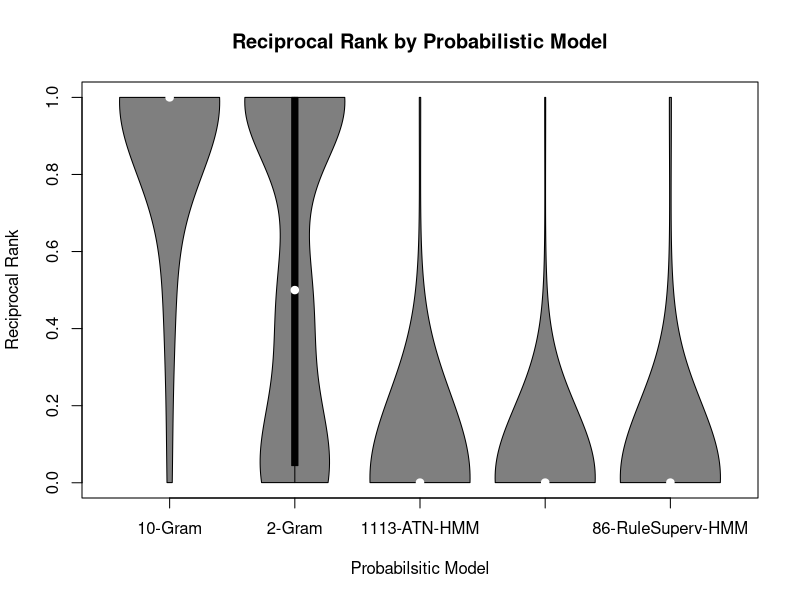
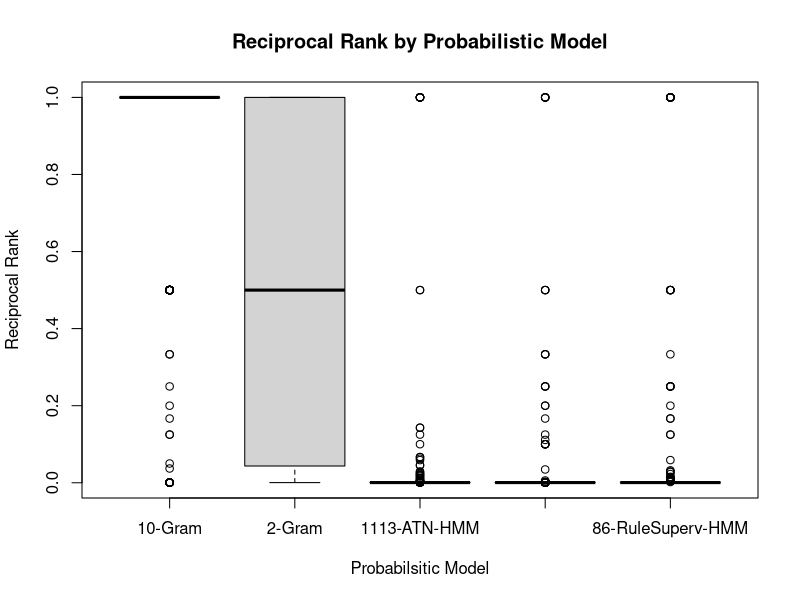

Source code (R) for these figures, in order:
# violin plots
library(vioplot)


# n10_gram found 506/522 true fixes (Mean Reciprocal Rank=0.91)
n10 <- list(1, 1, 1, 1, 1, 1, 1, 1, 2, 1, 2, 1, 1, 1, 1, 1, 1, 1, 1, 1, 1, 1, 1, 1, 1, 1, 1, 1, 1, 1, 1, 2, 1, 1, 1, 1, 1, 1, 1, 1, 1, 1, 1, 1, 1, 1, 2, 1, 1, 1, 1, 1, 1, 1, 1, 1, 1, 1, 1, 1, 1, 1, 1, 1, 1, 1, 2, 1, 1, 1, 1, 1, 1, 1, 1, 1, 1, 1, 1, 1, 2201, 1, 1, 1, 1, 1, 1, 1, 1, 1, 1, 1, 2201, 1, 1, 1, 1, 1, 1, 1, 1, 1, 1, 1, 1, 1, 1, 1, 1, 1, 1, 5, 1, 1, 1, 1, 1, 1, 1, 1, 1, 1, 1, 1, 1, 1, 2201, 1, 1, 8, 1, 1, 1, 1, 1, 1, 2, 1, 1, 1, 1, 1, 8, 1, 1, 1, 1, 1, 1, 2, 1, 1, 1, 1, 1, 1, 2, 2, 1, 1, 1, 1, 1, 2, 1, 1, 1, 1, 1, 1, 1, 1, 1, 1, 1, 20, 1, 2, 1, 1, 2201, 1, 1, 1, 1, 1, 1, 1, 1, 1, 1, 1, 1, 1, 2201, 2201, 2201, 1, 3, 1, 1, 1, 1, 1, 1, 1, 1, 1, 1, 1, 1, 1, 1, 1, 1, 2201, 1, 27, 2, 1, 1, 1, 1, 1, 2, 1, 1, 1, 1, 1, 1, 1, 2201, 1, 1, 1, 1, 2, 2201, 1, 1, 1, 1, 1, 1, 1, 1, 1, 1, 1, 1, 1, 1, 1, 1, 1, 1, 1, 1, 1, 1, 1, 1, 2, 2, 2, 1, 1, 1, 1, 1, 1, 1, 1, 1, 1, 1, 1, 1, 1, 1, 1, 1, 2, 2, 1, 1, 2201, 1, 1, 1, 1, 1, 1, 1, 1, 1, 1, 1, 1, 1, 1, 4, 1, 1, 1, 2201, 1, 1, 1, 1, 1, 1, 1, 2, 1, 2, 1, 1, 1, 3, 1, 1, 1, 1, 2, 1, 1, 1, 1, 1, 1, 1, 1, 1, 1, 1, 2, 1, 1, 1, 1, 2, 2201, 1, 1, 2, 2, 1, 1, 1, 1, 1, 1, 1, 1, 1, 1, 1, 1, 1, 1, 2, 1, 1, 2201, 1, 1, 1, 1, 2, 2, 1, 1, 1, 1, 1, 1, 1, 1, 1, 1, 1, 1, 1, 1, 1, 1, 1, 1, 2, 1, 6, 1, 1, 2201, 2, 1, 2, 1, 1, 1, 1, 1, 1, 2, 1, 2, 1, 1, 1, 1, 2, 1, 1, 1, 1, 1, 1, 1, 2, 1, 1, 1, 1, 1, 1, 1, 1, 1, 1, 1, 1, 1, 1, 1, 1, 1, 1, 2, 2201, 1, 1, 1, 1, 1, 1, 1, 1, 1, 1, 1, 1, 1, 2, 1, 1, 1, 1, 1, 1, 1, 1, 1, 1, 1, 1, 1, 2, 1, 2, 1, 1, 1, 1, 1, 1, 1, 1, 2, 1, 1, 2, 1, 1, 1, 1, 1, 1, 1, 1, 1, 1, 1, 1, 1, 1, 1, 1, 1, 1, 1, 2, 1, 1, 1, 1, 1, 2, 1, 1, 1, 1, 1, 1, 1, 1, 1, 1, 1, 1, 2)
# n2_gram found 422/522 true fixes (Mean Reciprocal Rank=0.58)
n2 <- list(2201, 9, 3, 2201, 81, 1, 1, 2201, 21, 1, 8, 2, 2201, 2201, 76, 1, 1, 1, 2201, 2, 2, 2, 1, 1, 2, 1, 33, 3, 2, 2, 1, 5, 1, 1, 1, 1, 1, 1, 2, 7, 2201, 17, 1, 2, 1, 1, 33, 2, 3, 1, 1, 24, 2201, 1, 1, 1, 1, 1, 1, 1, 2201, 1, 2, 1, 6, 1, 35, 21, 2, 2201, 1, 2201, 2201, 1, 1, 1, 1, 1, 1, 2201, 2201, 7, 1, 1, 48, 2, 2, 1, 1, 20, 2201, 1, 2201, 2201, 1, 1, 2201, 2201, 1, 1, 1, 2201, 2201, 4, 4, 1, 1, 1, 1, 4, 3, 53, 1, 1, 1, 29, 1, 2201, 1, 1, 2201, 2201, 2201, 1, 6, 2, 2201, 2201, 2, 2201, 25, 7, 1, 2201, 1, 1, 2, 1, 2, 1, 2, 5, 119, 1, 1, 1, 1, 1, 1, 4, 1, 1, 2201, 1, 1, 1, 2201, 2, 2201, 1, 1, 3, 2201, 3, 1, 1, 2201, 1, 1, 1, 1, 1, 2, 1, 1, 2201, 1, 2, 2201, 2201, 2201, 1, 8, 2201, 1, 2, 1, 1, 2, 1, 1, 1, 13, 2, 2201, 2201, 2201, 1, 9, 1, 1, 1, 2201, 2, 1, 3, 68, 161, 5, 1, 1, 1, 1, 23, 1, 2201, 1, 120, 16, 6, 2201, 3, 2201, 3, 5, 1, 1, 1, 2201, 1, 1, 1, 2201, 1, 2201, 1, 1, 96, 2201, 1, 1, 2201, 2, 1, 1, 1, 1, 1, 1, 2201, 2, 1, 1, 1, 2, 2, 2201, 1, 1, 1, 1, 2201, 1, 2, 28, 24, 114, 4, 1, 2091, 1, 1, 2201, 2, 1, 1, 2201, 1, 2201, 2201, 1, 1, 1, 33, 2, 1, 2201, 2201, 2201, 2201, 1, 2201, 1, 37, 1, 2201, 1, 2201, 1, 2, 2, 1, 1, 1, 1, 2, 2201, 2201, 1, 1, 2201, 9, 1, 1, 3, 1, 2, 1, 1, 3, 5, 1, 1, 2201, 3, 37, 2, 1, 1, 2201, 7, 13, 1, 1, 1, 13, 1, 2, 8, 1, 8, 1, 2201, 2201, 1, 2201, 2201, 2201, 1, 2201, 1, 1, 2, 1, 1, 1, 1, 1, 2, 1, 1, 1, 20, 1, 1, 2201, 8, 5, 5, 1, 2201, 2201, 2201, 1, 1, 1, 1, 1, 1, 1, 4, 1, 1, 2, 1, 1, 1, 1, 2201, 2201, 1, 1, 23, 2, 1, 178, 5, 1, 2, 1, 2, 1, 1, 4, 2201, 89, 1, 2, 1, 1, 1, 2201, 12, 1, 2201, 2, 1, 2201, 2, 7, 64, 2, 2201, 2, 25, 1, 2201, 1, 1, 1, 2, 2201, 1, 32, 20, 1, 1, 1, 1, 103, 2201, 1, 1, 2201, 1, 2201, 2201, 2, 2, 2, 2, 7, 1, 1, 27, 2201, 2201, 2201, 1, 1, 1, 1, 2, 9, 1, 1, 2, 1, 10, 2, 2, 2, 4, 2, 2, 1, 1, 1, 8, 2201, 1, 2201, 3, 1, 1, 2, 1, 2, 1, 4, 2, 2201, 1, 1, 1, 3, 2, 2, 1, 1, 2, 1, 2, 3, 3, 1, 4, 1, 2, 2, 36, 2, 3, 1, 21, 1, 1, 11, 1, 1, 1, 5);
# atn-hmm found 48/522 true fixes (Mean Reciprocal Rank=0.018)
atn <- list(2311, 968, 2311, 2311, 2311, 2311, 2311, 2311, 2311, 48, 2311, 2311, 2311, 2311, 2311, 2311, 2311, 2311, 2311, 2311, 2311, 2311, 2311, 2311, 2311, 7, 198, 2311, 2311, 2311, 2311, 2311, 2311, 2311, 2311, 2311, 2311, 2311, 2311, 2311, 190, 2311, 2311, 16, 2311, 2311, 2311, 2311, 2311, 2311, 2311, 2311, 2311, 2311, 2311, 2311, 22, 1, 34, 2311, 289, 2311, 2311, 2311, 54, 22, 2311, 2311, 2311, 2311, 2311, 2311, 2311, 2311, 2311, 2311, 2311, 2311, 2311, 2311, 2311, 2311, 2311, 2311, 2311, 79, 2311, 2311, 2311, 2311, 2311, 2311, 2311, 2311, 2311, 2311, 2311, 2311, 2311, 2311, 2311, 2311, 2311, 2311, 2311, 2311, 2311, 2311, 2311, 2311, 2311, 2311, 2311, 2311, 15, 2311, 2311, 2311, 2311, 2311, 2311, 1, 2311, 2311, 2311, 2311, 2311, 2311, 2311, 2311, 2311, 2311, 2311, 2311, 2311, 2311, 2311, 2311, 2311, 2311, 2311, 2311, 1343, 2311, 2311, 2311, 1, 2311, 2311, 2311, 2311, 2311, 2311, 2311, 871, 2311, 2311, 2311, 2311, 2311, 1114, 2311, 2311, 2311, 2311, 2311, 2311, 2311, 2311, 2311, 1, 2311, 2311, 2311, 2311, 2311, 2311, 2311, 2311, 2311, 2311, 2311, 2311, 2311, 2311, 2311, 2311, 2311, 2311, 2311, 2311, 2311, 1531, 2311, 2311, 2311, 2311, 2311, 2311, 2311, 2311, 137, 2311, 2311, 2311, 2311, 2311, 2311, 2311, 2311, 2311, 2311, 2311, 952, 62, 2311, 7, 2311, 2311, 2311, 2311, 2311, 2311, 2311, 2311, 2311, 2311, 975, 2311, 2311, 2311, 2311, 2311, 2311, 2311, 2311, 2311, 2311, 2311, 2311, 2311, 2311, 2311, 2311, 2311, 2311, 2311, 2311, 2311, 2311, 2, 2311, 2311, 8, 2311, 2311, 2311, 2311, 2311, 2311, 2311, 2311, 2311, 1485, 2311, 2311, 2311, 2311, 1, 2311, 2311, 226, 44, 2311, 2311, 2311, 2311, 2311, 2311, 1155, 2311, 2311, 1, 2311, 2311, 2311, 2311, 2311, 819, 2311, 2311, 2311, 2311, 2311, 2311, 2311, 2311, 2311, 2311, 2311, 2311, 2311, 2311, 2311, 2311, 2311, 2311, 2311, 2311, 2311, 2311, 2311, 2311, 2311, 206, 2311, 1242, 2311, 2311, 2311, 2311, 2311, 2311, 2311, 2311, 2311, 2311, 2311, 2311, 2311, 2311, 2311, 895, 2311, 2311, 178, 2311, 2311, 2311, 940, 52, 2311, 2311, 2311, 2311, 2311, 2311, 2311, 2311, 2311, 2311, 2311, 2311, 2311, 2311, 2311, 2311, 2311, 2311, 2311, 2, 2311, 2311, 2311, 2311, 2311, 2311, 2311, 2311, 2311, 2311, 2311, 2311, 2311, 2311, 2311, 2311, 2311, 2311, 2311, 2311, 2311, 2311, 2311, 2311, 2311, 2311, 2311, 2311, 2311, 2311, 2311, 2311, 2311, 707, 2311, 2311, 2311, 461, 2311, 2311, 2311, 2311, 2311, 2311, 2311, 2311, 2311, 2311, 2311, 2311, 10, 2311, 620, 2311, 2311, 2311, 2311, 2311, 2311, 2311, 880, 2311, 2311, 1900, 17, 2311, 2311, 2311, 2311, 2311, 2311, 2311, 2311, 2311, 2311, 86, 2311, 2311, 87, 2311, 2311, 2311, 2311, 2311, 2311, 2311, 2311, 2311, 2311, 2311, 2311, 2311, 2311, 2311, 2311, 2311, 2311, 2311, 39, 2311, 2311, 2311, 2311, 1, 2311, 1073, 2311, 2311, 2311, 2311, 2311, 2311, 2311, 2311, 2311, 2311, 2311, 2311, 2311, 2311, 2311, 2311, 2311, 2311, 2311, 2311, 2311, 2311, 2311, 2311, 2311, 2311, 15, 2311, 2311, 2311, 2311, 2311, 2311, 2311, 2311, 2311, 2311, 2311, 2311, 2311, 2311, 2311, 2311, 2311, 2311, 2311, 2311, 2311, 2311, 2311, 2311, 2311, 37, 2311, 2311);
# t100-hmm found 32/522 true fixes (Mean Reciprocal Rank=0.019)
t100 <- list(2311, 1968, 4, 2311, 2311, 2311, 2311, 2311, 2311, 2311, 2311, 2311, 2311, 2311, 2117, 2311, 2311, 2311, 2311, 2311, 2311, 2311, 10, 2311, 2311, 1816, 2311, 1401, 773, 2311, 2311, 2311, 2311, 2311, 2311, 2311, 2311, 10, 2311, 2311, 2311, 2311, 2311, 587, 4, 2311, 2096, 2311, 2311, 2311, 2311, 2311, 2311, 2311, 2311, 2311, 9, 2311, 2311, 2311, 2311, 2, 2311, 4, 6, 5, 2311, 2311, 1, 2311, 2311, 2311, 2311, 2311, 2311, 2311, 2311, 2311, 2311, 2311, 2311, 2311, 2311, 2311, 2311, 2311, 2311, 2311, 2311, 2311, 2311, 2311, 2311, 2311, 2311, 2311, 2311, 2311, 2311, 2311, 2311, 1215, 2311, 2311, 2311, 2311, 2311, 2311, 2311, 2311, 2311, 1995, 2311, 2311, 2311, 2090, 2311, 2311, 2311, 2311, 2311, 1, 2311, 2311, 2311, 2311, 2311, 2311, 2311, 2311, 2311, 2311, 2311, 2311, 2311, 2311, 2311, 2311, 2311, 2311, 1406, 2311, 2311, 2311, 2311, 2311, 2311, 2311, 2311, 2311, 2311, 2311, 2311, 2311, 10, 2311, 2311, 2311, 2311, 2311, 2311, 2311, 2311, 1220, 2311, 2311, 2311, 2311, 2311, 2311, 2311, 2311, 2311, 2311, 2311, 2311, 2311, 2311, 2311, 2311, 2311, 773, 2311, 2311, 2311, 2311, 2311, 2311, 2311, 2311, 2311, 2311, 2311, 2311, 2311, 2311, 2311, 2311, 2311, 2311, 2311, 2311, 2311, 2311, 2311, 2311, 2311, 2311, 2311, 2311, 2311, 2311, 2311, 1343, 3, 2311, 2311, 2311, 2311, 2311, 2311, 2311, 2311, 433, 2311, 2311, 2311, 2311, 2311, 2311, 2311, 2311, 2311, 2311, 2311, 2311, 2311, 2311, 2311, 2311, 2311, 2311, 2311, 2311, 2311, 2311, 2311, 2311, 2311, 2311, 5, 2311, 2311, 2, 2311, 2311, 2311, 2311, 2311, 2311, 2311, 2311, 2311, 1219, 2311, 2097, 2311, 2311, 2311, 2311, 2311, 2311, 1, 2311, 2311, 2311, 2, 2311, 2311, 2165, 2311, 2311, 2311, 2311, 2311, 2311, 2311, 2311, 2311, 2311, 2311, 2311, 2311, 2311, 2311, 2311, 2311, 1306, 2311, 2311, 2311, 2311, 2311, 2311, 2311, 2311, 2311, 2311, 2311, 2311, 2311, 2311, 2311, 919, 2311, 2311, 2311, 2311, 2311, 2311, 2311, 2311, 2311, 2311, 2311, 2311, 2311, 2311, 2311, 2311, 2311, 2311, 2311, 2311, 2311, 2311, 2311, 2311, 2311, 2311, 2311, 2311, 2311, 2311, 2311, 2311, 2311, 2311, 2311, 2311, 2311, 2311, 2311, 2311, 3, 2311, 2311, 2311, 2311, 2311, 3, 2311, 2311, 2311, 1, 2311, 2311, 2311, 2311, 2311, 2311, 2311, 2311, 2311, 2311, 2311, 2311, 2311, 2311, 2311, 2311, 29, 8, 2311, 2311, 2311, 2311, 10, 2311, 2311, 2311, 2311, 2311, 2311, 2311, 2311, 2311, 2311, 1220, 2311, 2311, 2311, 2311, 2311, 1302, 2311, 2311, 2311, 2311, 2311, 2311, 2311, 2311, 2311, 1967, 2311, 2311, 2311, 2311, 2311, 2311, 1965, 2311, 2311, 2091, 2311, 2311, 2311, 486, 2311, 2311, 2311, 2311, 2311, 2311, 2311, 2311, 2311, 2311, 1221, 2311, 2311, 2311, 2311, 2311, 2311, 2311, 2311, 2311, 2311, 2311, 2311, 2311, 2311, 2311, 2311, 2311, 2311, 2311, 2311, 1, 2311, 2311, 2311, 2311, 2311, 1961, 2311, 2311, 2311, 2311, 2311, 2311, 2311, 2311, 2311, 2311, 2311, 2311, 2311, 2311, 10, 2311, 2311, 2311, 2311, 2311, 2311, 2311, 2311, 2311, 2311, 2311, 2311, 2311, 2311, 2311, 2311, 2311, 2311, 2311, 2311, 2311, 2311, 2311, 2311, 2311, 2311, 2311, 2311, 2311, 2311, 2311, 2311, 2311, 2311, 2311, 2311, 2311, 170, 2311, 2311);
# tsmooth-hmm found 50/522 true fixes (Mean Reciprocal Rank=0.029)
tlabeled <- list(2311, 2311, 2311, 2311, 2311, 2311, 2311, 2311, 2311, 2311, 2311, 2311, 2311, 2311, 2311, 2311, 2311, 2311, 2311, 2311, 2311, 2311, 1, 2311, 2311, 551, 2311, 140, 2, 17, 2311, 2311, 2311, 2311, 2311, 2311, 77, 2311, 2311, 124, 2311, 2311, 2311, 2311, 2311, 2311, 2311, 2311, 36, 2311, 2311, 2311, 2311, 2311, 2311, 2, 2311, 2311, 1, 2311, 2311, 1, 2311, 1, 118, 2311, 2311, 2311, 2311, 2311, 2311, 2311, 2311, 2311, 2311, 2311, 2311, 2311, 2311, 2311, 2311, 2311, 2311, 2311, 2311, 2311, 2311, 2311, 2311, 2311, 2311, 2311, 2311, 2311, 2311, 2311, 2311, 2311, 2311, 2311, 2311, 2311, 2311, 2311, 2311, 2311, 2311, 2311, 2311, 2311, 2311, 2311, 2311, 2311, 2311, 2311, 123, 2311, 2311, 2311, 2311, 2311, 2311, 2311, 2311, 2311, 2311, 2311, 2311, 2311, 2311, 2311, 2311, 2311, 2311, 2311, 2311, 2311, 2311, 1, 2311, 2311, 2311, 2311, 2311, 2311, 2311, 2311, 6, 2311, 2311, 2311, 2311, 2311, 1, 2311, 2311, 2311, 2311, 2311, 2311, 2311, 5, 31, 2311, 2311, 2311, 2311, 2311, 2311, 2311, 2311, 2311, 2311, 2311, 2311, 2311, 34, 2311, 2311, 2311, 2311, 2311, 2311, 2311, 2311, 2311, 2311, 2311, 4, 2311, 2311, 2311, 2311, 2311, 2311, 2311, 2311, 2311, 2311, 2311, 2311, 2311, 2311, 2311, 65, 2311, 2311, 2311, 2311, 2311, 2311, 2311, 2311, 2311, 2311, 2311, 2311, 6, 2311, 2311, 2311, 2311, 2311, 2311, 2311, 2311, 2311, 2311, 2311, 2311, 2311, 2311, 2311, 2311, 2311, 2311, 2311, 2311, 2311, 2311, 2311, 2311, 2311, 2311, 2311, 2311, 2311, 2311, 2311, 1, 2311, 2311, 2311, 2311, 2311, 2311, 2311, 2311, 2311, 2311, 2311, 2311, 187, 2311, 2311, 2311, 2311, 2311, 2311, 2311, 2311, 2311, 4, 2311, 2311, 2311, 2311, 2311, 2311, 1, 2311, 2311, 2311, 2311, 2311, 2311, 2311, 200, 2311, 2311, 2311, 2311, 2311, 2311, 2311, 2311, 161, 2311, 2311, 2311, 44, 226, 2311, 2311, 2311, 2311, 2311, 2311, 2311, 2311, 92, 2311, 2311, 2311, 2311, 182, 2311, 2311, 2311, 2311, 2311, 2311, 2311, 2311, 2311, 2311, 2311, 2311, 2311, 2311, 117, 3, 2311, 2311, 74, 2311, 2311, 2311, 2311, 2311, 2311, 2311, 2311, 2311, 2311, 4, 2311, 2311, 2311, 2311, 2311, 2311, 2311, 2311, 2311, 2311, 2311, 2311, 2311, 2, 2311, 2311, 2311, 2, 2311, 2311, 2311, 2311, 2311, 2311, 2311, 2311, 2311, 2311, 108, 2311, 2311, 2311, 2311, 2311, 2, 2311, 2311, 2311, 2311, 2311, 2311, 2311, 2311, 2311, 2311, 2311, 2311, 2311, 2311, 2311, 2311, 2311, 2311, 2311, 2311, 2311, 2311, 177, 2311, 2311, 2311, 2311, 2311, 8, 2311, 2311, 2311, 2311, 2311, 2311, 2311, 4, 2311, 2311, 2311, 2311, 2311, 229, 2311, 2311, 2311, 2311, 2311, 2311, 2311, 2311, 2311, 2311, 2311, 2311, 2311, 2311, 164, 2311, 2311, 2311, 2311, 2311, 2311, 2311, 2311, 2311, 2311, 2311, 2311, 2311, 2311, 2311, 2311, 2311, 2311, 2311, 2311, 2311, 2311, 2311, 2311, 2311, 1, 2311, 2311, 2311, 2311, 2311, 2311, 2311, 2311, 2311, 2311, 2311, 2311, 2311, 2311, 2311, 2311, 2311, 2311, 2311, 2311, 2311, 2311, 2311, 2311, 2311, 2311, 2311, 2311, 1, 2311, 2311, 8, 2311, 2311, 2311, 2311, 2311, 2311, 2311, 2311, 2311, 2311, 2311, 2311, 2311, 2311, 2311, 2311, 2311, 2311, 2311, 2311, 2311, 2311, 2311, 161);

get_rr <- function(x) 1/x

# create reciprocal ranks
rr_n10 <- unlist(lapply(n10, get_rr))
rr_n2 <- unlist(lapply(n2, get_rr))
rr_atn <- unlist(lapply(atn, get_rr))
rr_t100 <- unlist(lapply(t100, get_rr))
rr_tlabeled <- unlist(lapply(tlabeled, get_rr))

model_names <- c(
    "10-Gram",
    "2-Gram",
    "1113-ATN-HMM",
    "100-Unsuperv-HMM",
    "86-RuleSuperv-HMM"
);

width <- 14
height <- 11
main <- "Reciprocal Rank by Probabilistic Model"
ylabel <- "Reciprocal Rank"
xlabel <- "Probabilsitic Model"
dev.new(width=width, height=height, unit="in")
png("violin-plot.png", width=820, height=480)
vioplot(rr_n10, rr_n2, rr_atn, rr_t100, rr_tlabeled,
    names=model_names)
title(main, ylab=ylabel, xlab=xlabel)
# dev.copy(postscript, "violin-plot.ps")
dev.off()

dev.new(width=width, height=height, unit="in")
png("box-plot.png", width=820, height=480)
boxplot(rr_n10, rr_n2, rr_atn, rr_t100, rr_tlabeled,
    names=model_names)
title(main, ylab=ylabel, xlab=xlabel)
# dev.copy(postscript, "box-plot.ps")
dev.off()
